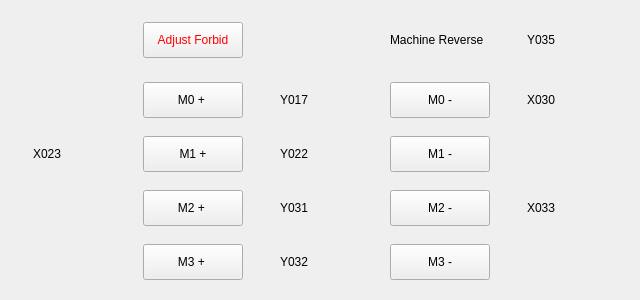
<?xml version="1.0" encoding="UTF-8"?>
<ui version="4.0">
 <class>HCManualAdjustFrame</class>
 <widget class="QWidget" name="HCManualAdjustFrame">
  <property name="geometry">
   <rect>
    <x>0</x>
    <y>0</y>
    <width>640</width>
    <height>300</height>
   </rect>
  </property>
  <property name="windowTitle">
   <string>Form</string>
  </property>
  <property name="styleSheet">
   <string notr="true">QMessageBox QAbstractButton
{
    min-width: 90px;
	min-height:30px;
}
</string>
  </property>
  <layout class="QGridLayout" name="gridLayout">
   <property name="leftMargin">
    <number>2</number>
   </property>
   <property name="topMargin">
    <number>2</number>
   </property>
   <property name="rightMargin">
    <number>2</number>
   </property>
   <property name="bottomMargin">
    <number>2</number>
   </property>
   <property name="horizontalSpacing">
    <number>6</number>
   </property>
   <property name="verticalSpacing">
    <number>4</number>
   </property>
   <item row="2" column="3">
    <widget class="QLabel" name="label_y022_2">
     <property name="sizePolicy">
      <sizepolicy hsizetype="Fixed" vsizetype="Fixed">
       <horstretch>0</horstretch>
       <verstretch>0</verstretch>
      </sizepolicy>
     </property>
     <property name="layoutDirection">
      <enum>Qt::RightToLeft</enum>
     </property>
     <property name="text">
      <string>Y022</string>
     </property>
    </widget>
   </item>
   <item row="2" column="4">
    <widget class="QLabel" name="y022Status">
     <property name="sizePolicy">
      <sizepolicy hsizetype="Fixed" vsizetype="Fixed">
       <horstretch>0</horstretch>
       <verstretch>0</verstretch>
      </sizepolicy>
     </property>
     <property name="maximumSize">
      <size>
       <width>16777215</width>
       <height>100</height>
      </size>
     </property>
     <property name="layoutDirection">
      <enum>Qt::LeftToRight</enum>
     </property>
     <property name="text">
      <string/>
     </property>
     <property name="pixmap">
      <pixmap resource="../custom_widgets/iciomonitor/iciomonitor.qrc">:/resource/ledgray(16).png</pixmap>
     </property>
     <property name="alignment">
      <set>Qt::AlignCenter</set>
     </property>
    </widget>
   </item>
   <item row="0" column="5">
    <widget class="QLabel" name="label_reverse">
     <property name="sizePolicy">
      <sizepolicy hsizetype="Preferred" vsizetype="Preferred">
       <horstretch>0</horstretch>
       <verstretch>0</verstretch>
      </sizepolicy>
     </property>
     <property name="minimumSize">
      <size>
       <width>60</width>
       <height>48</height>
      </size>
     </property>
     <property name="maximumSize">
      <size>
       <width>100</width>
       <height>48</height>
      </size>
     </property>
     <property name="text">
      <string>Machine Reverse</string>
     </property>
    </widget>
   </item>
   <item row="4" column="4">
    <widget class="QLabel" name="y031Status">
     <property name="sizePolicy">
      <sizepolicy hsizetype="Fixed" vsizetype="Fixed">
       <horstretch>0</horstretch>
       <verstretch>0</verstretch>
      </sizepolicy>
     </property>
     <property name="maximumSize">
      <size>
       <width>16777215</width>
       <height>100</height>
      </size>
     </property>
     <property name="layoutDirection">
      <enum>Qt::LeftToRight</enum>
     </property>
     <property name="text">
      <string/>
     </property>
     <property name="pixmap">
      <pixmap resource="../custom_widgets/iciomonitor/iciomonitor.qrc">:/resource/ledgray(16).png</pixmap>
     </property>
     <property name="alignment">
      <set>Qt::AlignCenter</set>
     </property>
    </widget>
   </item>
   <item row="4" column="3">
    <widget class="QLabel" name="label_y031">
     <property name="sizePolicy">
      <sizepolicy hsizetype="Fixed" vsizetype="Fixed">
       <horstretch>0</horstretch>
       <verstretch>0</verstretch>
      </sizepolicy>
     </property>
     <property name="layoutDirection">
      <enum>Qt::RightToLeft</enum>
     </property>
     <property name="text">
      <string>Y031</string>
     </property>
    </widget>
   </item>
   <item row="5" column="4">
    <widget class="QLabel" name="y032Status">
     <property name="sizePolicy">
      <sizepolicy hsizetype="Fixed" vsizetype="Fixed">
       <horstretch>0</horstretch>
       <verstretch>0</verstretch>
      </sizepolicy>
     </property>
     <property name="maximumSize">
      <size>
       <width>16777215</width>
       <height>100</height>
      </size>
     </property>
     <property name="layoutDirection">
      <enum>Qt::LeftToRight</enum>
     </property>
     <property name="text">
      <string/>
     </property>
     <property name="pixmap">
      <pixmap resource="../custom_widgets/iciomonitor/iciomonitor.qrc">:/resource/ledgray(16).png</pixmap>
     </property>
     <property name="alignment">
      <set>Qt::AlignCenter</set>
     </property>
    </widget>
   </item>
   <item row="5" column="3">
    <widget class="QLabel" name="label_y032">
     <property name="sizePolicy">
      <sizepolicy hsizetype="Fixed" vsizetype="Fixed">
       <horstretch>0</horstretch>
       <verstretch>0</verstretch>
      </sizepolicy>
     </property>
     <property name="layoutDirection">
      <enum>Qt::RightToLeft</enum>
     </property>
     <property name="text">
      <string>Y032</string>
     </property>
    </widget>
   </item>
   <item row="0" column="6">
    <widget class="QLabel" name="label_y035">
     <property name="sizePolicy">
      <sizepolicy hsizetype="Fixed" vsizetype="Fixed">
       <horstretch>0</horstretch>
       <verstretch>0</verstretch>
      </sizepolicy>
     </property>
     <property name="layoutDirection">
      <enum>Qt::RightToLeft</enum>
     </property>
     <property name="text">
      <string>Y035</string>
     </property>
    </widget>
   </item>
   <item row="0" column="7">
    <widget class="QLabel" name="y035Status">
     <property name="sizePolicy">
      <sizepolicy hsizetype="Fixed" vsizetype="Fixed">
       <horstretch>0</horstretch>
       <verstretch>0</verstretch>
      </sizepolicy>
     </property>
     <property name="maximumSize">
      <size>
       <width>16777215</width>
       <height>100</height>
      </size>
     </property>
     <property name="layoutDirection">
      <enum>Qt::LeftToRight</enum>
     </property>
     <property name="text">
      <string/>
     </property>
     <property name="pixmap">
      <pixmap resource="../custom_widgets/iciomonitor/iciomonitor.qrc">:/resource/ledgray(16).png</pixmap>
     </property>
     <property name="alignment">
      <set>Qt::AlignCenter</set>
     </property>
    </widget>
   </item>
   <item row="4" column="7">
    <widget class="QLabel" name="x033Status">
     <property name="sizePolicy">
      <sizepolicy hsizetype="Fixed" vsizetype="Fixed">
       <horstretch>0</horstretch>
       <verstretch>0</verstretch>
      </sizepolicy>
     </property>
     <property name="maximumSize">
      <size>
       <width>16777215</width>
       <height>100</height>
      </size>
     </property>
     <property name="layoutDirection">
      <enum>Qt::LeftToRight</enum>
     </property>
     <property name="text">
      <string/>
     </property>
     <property name="pixmap">
      <pixmap resource="../custom_widgets/iciomonitor/iciomonitor.qrc">:/resource/ledgray(16).png</pixmap>
     </property>
     <property name="alignment">
      <set>Qt::AlignCenter</set>
     </property>
    </widget>
   </item>
   <item row="4" column="6">
    <widget class="QLabel" name="label_x033">
     <property name="sizePolicy">
      <sizepolicy hsizetype="Fixed" vsizetype="Fixed">
       <horstretch>0</horstretch>
       <verstretch>0</verstretch>
      </sizepolicy>
     </property>
     <property name="layoutDirection">
      <enum>Qt::RightToLeft</enum>
     </property>
     <property name="text">
      <string>X033</string>
     </property>
    </widget>
   </item>
   <item row="1" column="4">
    <widget class="QLabel" name="y017Status">
     <property name="sizePolicy">
      <sizepolicy hsizetype="Fixed" vsizetype="Fixed">
       <horstretch>0</horstretch>
       <verstretch>0</verstretch>
      </sizepolicy>
     </property>
     <property name="maximumSize">
      <size>
       <width>16777215</width>
       <height>100</height>
      </size>
     </property>
     <property name="layoutDirection">
      <enum>Qt::LeftToRight</enum>
     </property>
     <property name="text">
      <string/>
     </property>
     <property name="pixmap">
      <pixmap resource="../custom_widgets/iciomonitor/iciomonitor.qrc">:/resource/ledgray(16).png</pixmap>
     </property>
     <property name="alignment">
      <set>Qt::AlignCenter</set>
     </property>
    </widget>
   </item>
   <item row="1" column="3">
    <widget class="QLabel" name="label_y017">
     <property name="sizePolicy">
      <sizepolicy hsizetype="Fixed" vsizetype="Fixed">
       <horstretch>0</horstretch>
       <verstretch>0</verstretch>
      </sizepolicy>
     </property>
     <property name="layoutDirection">
      <enum>Qt::RightToLeft</enum>
     </property>
     <property name="text">
      <string>Y017</string>
     </property>
    </widget>
   </item>
   <item row="1" column="7">
    <widget class="QLabel" name="x030Status">
     <property name="sizePolicy">
      <sizepolicy hsizetype="Fixed" vsizetype="Fixed">
       <horstretch>0</horstretch>
       <verstretch>0</verstretch>
      </sizepolicy>
     </property>
     <property name="maximumSize">
      <size>
       <width>16777215</width>
       <height>100</height>
      </size>
     </property>
     <property name="layoutDirection">
      <enum>Qt::LeftToRight</enum>
     </property>
     <property name="text">
      <string/>
     </property>
     <property name="pixmap">
      <pixmap resource="../custom_widgets/iciomonitor/iciomonitor.qrc">:/resource/ledgray(16).png</pixmap>
     </property>
     <property name="alignment">
      <set>Qt::AlignCenter</set>
     </property>
    </widget>
   </item>
   <item row="1" column="6">
    <widget class="QLabel" name="label_x030">
     <property name="sizePolicy">
      <sizepolicy hsizetype="Fixed" vsizetype="Fixed">
       <horstretch>0</horstretch>
       <verstretch>0</verstretch>
      </sizepolicy>
     </property>
     <property name="layoutDirection">
      <enum>Qt::RightToLeft</enum>
     </property>
     <property name="text">
      <string>X030</string>
     </property>
    </widget>
   </item>
   <item row="2" column="1">
    <widget class="QLabel" name="x023Status">
     <property name="sizePolicy">
      <sizepolicy hsizetype="Fixed" vsizetype="Fixed">
       <horstretch>0</horstretch>
       <verstretch>0</verstretch>
      </sizepolicy>
     </property>
     <property name="maximumSize">
      <size>
       <width>16777215</width>
       <height>100</height>
      </size>
     </property>
     <property name="layoutDirection">
      <enum>Qt::LeftToRight</enum>
     </property>
     <property name="text">
      <string/>
     </property>
     <property name="pixmap">
      <pixmap resource="../custom_widgets/iciomonitor/iciomonitor.qrc">:/resource/ledgray(16).png</pixmap>
     </property>
     <property name="alignment">
      <set>Qt::AlignCenter</set>
     </property>
    </widget>
   </item>
   <item row="2" column="0">
    <widget class="QLabel" name="label_x023">
     <property name="sizePolicy">
      <sizepolicy hsizetype="Fixed" vsizetype="Fixed">
       <horstretch>0</horstretch>
       <verstretch>0</verstretch>
      </sizepolicy>
     </property>
     <property name="layoutDirection">
      <enum>Qt::RightToLeft</enum>
     </property>
     <property name="text">
      <string>X023</string>
     </property>
    </widget>
   </item>
   <item row="0" column="2">
    <widget class="QPushButton" name="AdjustForbidButton">
     <property name="minimumSize">
      <size>
       <width>100</width>
       <height>36</height>
      </size>
     </property>
     <property name="maximumSize">
      <size>
       <width>100</width>
       <height>36</height>
      </size>
     </property>
     <property name="styleSheet">
      <string notr="true">color:red</string>
     </property>
     <property name="text">
      <string>Adjust Forbid</string>
     </property>
     <property name="autoRepeat">
      <bool>true</bool>
     </property>
     <property name="autoRepeatDelay">
      <number>100</number>
     </property>
    </widget>
   </item>
   <item row="2" column="2">
    <widget class="QPushButton" name="subArmAdvanceButton1">
     <property name="sizePolicy">
      <sizepolicy hsizetype="Preferred" vsizetype="Preferred">
       <horstretch>0</horstretch>
       <verstretch>0</verstretch>
      </sizepolicy>
     </property>
     <property name="minimumSize">
      <size>
       <width>100</width>
       <height>36</height>
      </size>
     </property>
     <property name="maximumSize">
      <size>
       <width>146</width>
       <height>36</height>
      </size>
     </property>
     <property name="text">
      <string>M1 +</string>
     </property>
     <property name="autoRepeat">
      <bool>true</bool>
     </property>
     <property name="autoRepeatDelay">
      <number>100</number>
     </property>
    </widget>
   </item>
   <item row="2" column="5">
    <widget class="QPushButton" name="subArmAdvanceButton2">
     <property name="sizePolicy">
      <sizepolicy hsizetype="Preferred" vsizetype="Preferred">
       <horstretch>0</horstretch>
       <verstretch>0</verstretch>
      </sizepolicy>
     </property>
     <property name="minimumSize">
      <size>
       <width>100</width>
       <height>36</height>
      </size>
     </property>
     <property name="maximumSize">
      <size>
       <width>146</width>
       <height>36</height>
      </size>
     </property>
     <property name="text">
      <string>M1 -</string>
     </property>
     <property name="autoRepeat">
      <bool>true</bool>
     </property>
     <property name="autoRepeatDelay">
      <number>100</number>
     </property>
    </widget>
   </item>
   <item row="1" column="2">
    <widget class="QPushButton" name="subArmBackButton1">
     <property name="sizePolicy">
      <sizepolicy hsizetype="Preferred" vsizetype="Preferred">
       <horstretch>0</horstretch>
       <verstretch>0</verstretch>
      </sizepolicy>
     </property>
     <property name="minimumSize">
      <size>
       <width>100</width>
       <height>36</height>
      </size>
     </property>
     <property name="maximumSize">
      <size>
       <width>146</width>
       <height>36</height>
      </size>
     </property>
     <property name="text">
      <string>M0 + </string>
     </property>
     <property name="autoRepeat">
      <bool>true</bool>
     </property>
     <property name="autoRepeatDelay">
      <number>100</number>
     </property>
    </widget>
   </item>
   <item row="1" column="5">
    <widget class="QPushButton" name="subArmBackButton2">
     <property name="sizePolicy">
      <sizepolicy hsizetype="Preferred" vsizetype="Preferred">
       <horstretch>0</horstretch>
       <verstretch>0</verstretch>
      </sizepolicy>
     </property>
     <property name="minimumSize">
      <size>
       <width>100</width>
       <height>36</height>
      </size>
     </property>
     <property name="maximumSize">
      <size>
       <width>146</width>
       <height>36</height>
      </size>
     </property>
     <property name="text">
      <string>M0 -</string>
     </property>
     <property name="autoRepeat">
      <bool>true</bool>
     </property>
     <property name="autoRepeatDelay">
      <number>100</number>
     </property>
    </widget>
   </item>
   <item row="5" column="2">
    <widget class="QPushButton" name="subArmDownButton1">
     <property name="sizePolicy">
      <sizepolicy hsizetype="Preferred" vsizetype="Preferred">
       <horstretch>0</horstretch>
       <verstretch>0</verstretch>
      </sizepolicy>
     </property>
     <property name="minimumSize">
      <size>
       <width>100</width>
       <height>36</height>
      </size>
     </property>
     <property name="maximumSize">
      <size>
       <width>146</width>
       <height>36</height>
      </size>
     </property>
     <property name="text">
      <string>M3 + </string>
     </property>
     <property name="autoRepeat">
      <bool>true</bool>
     </property>
     <property name="autoRepeatDelay">
      <number>100</number>
     </property>
    </widget>
   </item>
   <item row="5" column="5">
    <widget class="QPushButton" name="subArmDownButton2">
     <property name="sizePolicy">
      <sizepolicy hsizetype="Preferred" vsizetype="Preferred">
       <horstretch>0</horstretch>
       <verstretch>0</verstretch>
      </sizepolicy>
     </property>
     <property name="minimumSize">
      <size>
       <width>100</width>
       <height>36</height>
      </size>
     </property>
     <property name="maximumSize">
      <size>
       <width>146</width>
       <height>36</height>
      </size>
     </property>
     <property name="text">
      <string>M3 -</string>
     </property>
     <property name="autoRepeat">
      <bool>true</bool>
     </property>
     <property name="autoRepeatDelay">
      <number>100</number>
     </property>
    </widget>
   </item>
   <item row="4" column="2">
    <widget class="QPushButton" name="subArmUpButton1">
     <property name="sizePolicy">
      <sizepolicy hsizetype="Preferred" vsizetype="Preferred">
       <horstretch>0</horstretch>
       <verstretch>0</verstretch>
      </sizepolicy>
     </property>
     <property name="minimumSize">
      <size>
       <width>100</width>
       <height>36</height>
      </size>
     </property>
     <property name="maximumSize">
      <size>
       <width>146</width>
       <height>36</height>
      </size>
     </property>
     <property name="text">
      <string>M2 + </string>
     </property>
     <property name="autoRepeat">
      <bool>true</bool>
     </property>
     <property name="autoRepeatDelay">
      <number>100</number>
     </property>
    </widget>
   </item>
   <item row="4" column="5">
    <widget class="QPushButton" name="subArmUpButton2">
     <property name="sizePolicy">
      <sizepolicy hsizetype="Preferred" vsizetype="Preferred">
       <horstretch>0</horstretch>
       <verstretch>0</verstretch>
      </sizepolicy>
     </property>
     <property name="minimumSize">
      <size>
       <width>100</width>
       <height>36</height>
      </size>
     </property>
     <property name="maximumSize">
      <size>
       <width>146</width>
       <height>36</height>
      </size>
     </property>
     <property name="text">
      <string>M2 -</string>
     </property>
     <property name="autoRepeat">
      <bool>true</bool>
     </property>
     <property name="autoRepeatDelay">
      <number>100</number>
     </property>
    </widget>
   </item>
  </layout>
 </widget>
 <resources>
  <include location="../custom_widgets/iciomonitor/iciomonitor.qrc"/>
 </resources>
 <connections/>
</ui>
